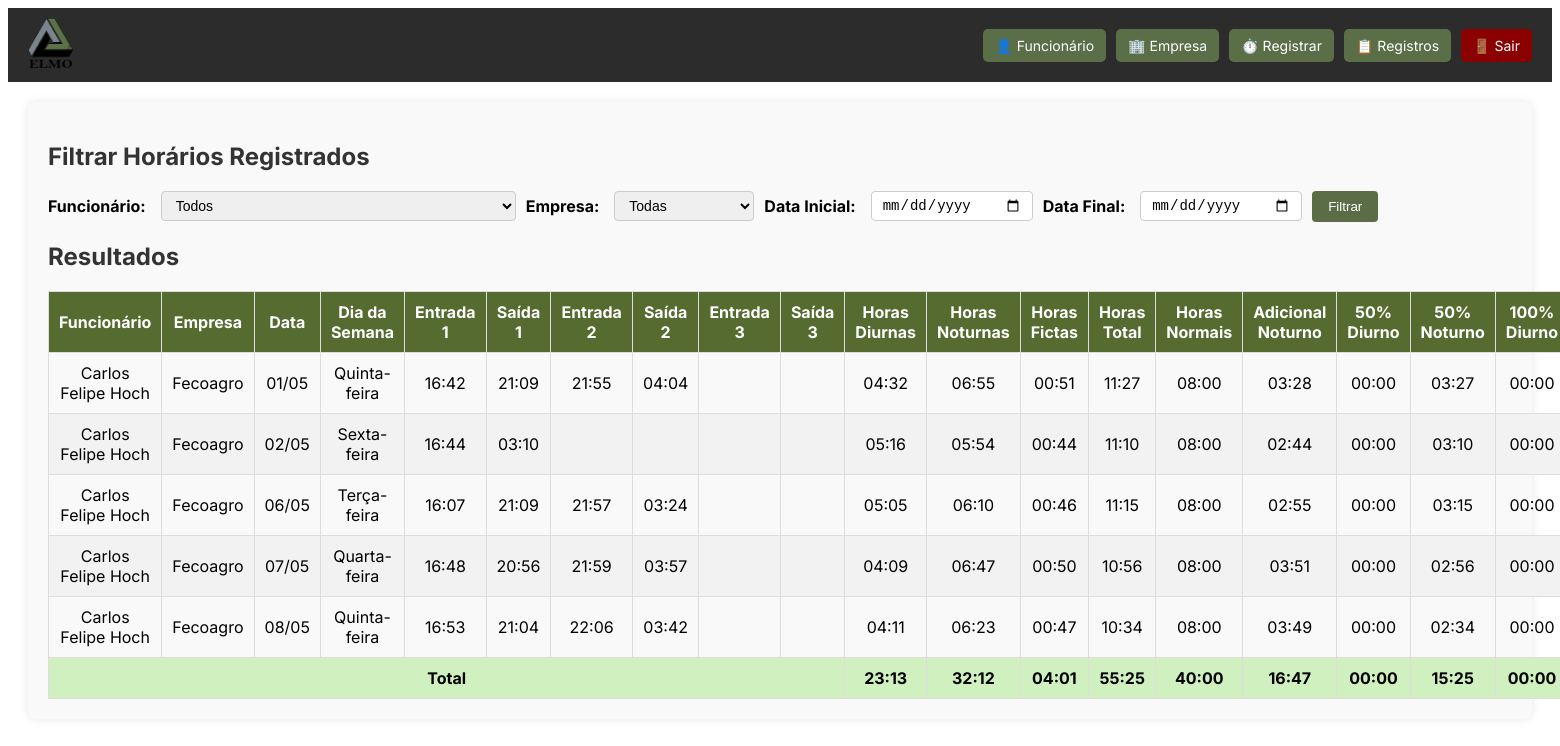
/lista-registros?funcionario_id=2 (signed in), run on the app's committed database.
### models.py (models this page shows)
class Ponto(db.Model):
    id = db.Column(db.Integer, primary_key=True)
    funcionario_id = db.Column(db.Integer, db.ForeignKey('funcionario.id'), nullable=False)
    empresa_id = db.Column(db.Integer, db.ForeignKey('empresa.id'), nullable=False)
    data = db.Column(db.String(10), nullable=False)
    entrada1 = db.Column(db.String(5))
    saida1 = db.Column(db.String(5))
    entrada2 = db.Column(db.String(5))
    saida2 = db.Column(db.String(5))
    entrada3 = db.Column(db.String(5))
    saida3 = db.Column(db.String(5))
    funcionario = db.relationship('Funcionario', backref=db.backref('pontos', lazy=True))
    empresa = db.relationship('Empresa', backref=db.backref('pontos', lazy=True))

class Funcionario(db.Model):
    id = db.Column(db.Integer, primary_key=True)
    nome = db.Column(db.String(100), nullable=False)
    cpf = db.Column(db.String(14), unique=True, nullable=True)

class Empresa(db.Model):
    id = db.Column(db.Integer, primary_key=True)
    nome = db.Column(db.String(100), nullable=False)
    vale_alimentacao = db.Column(db.Float, nullable=False)

### app.py (the view, shortened to what this page needs)
@app.route("/lista-registros", methods=["GET"])
def lista_registros():
    if not session.get("usuario_logado"):
        return redirect(url_for("login"))
    funcionarios = Funcionario.query.order_by(Funcionario.nome.asc()).all()
    empresas = Empresa.query.order_by(Empresa.nome.asc()).all()
    query = Ponto.query
    funcionario_id = request.args.get("funcionario_id")
    empresa_id = request.args.get("empresa_id")
    data_ini = request.args.get("data_ini")
    data_fim = request.args.get("data_fim")
    if funcionario_id:
        query = query.filter_by(funcionario_id=funcionario_id)
    if empresa_id:
        query = query.filter_by(empresa_id=empresa_id)
    if data_ini:
        query = query.filter(Ponto.data >= data_ini)
    if data_fim:
        query = query.filter(Ponto.data <= data_fim)
    pontos = []
    if funcionario_id or empresa_id or data_ini or data_fim:
        pontos = query.order_by(Ponto.data.asc()).all()
    INIDIA = time(5, 0)
    FIMDIA = time(22, 0)
    ININOT = time(22, 0)
    FIMNOT = time(5, 0)
    def to_time(valor):
        if isinstance(valor, str):
            return datetime.strptime(valor, "%H:%M").time()
        return valor
    for ponto in pontos:
        if isinstance(ponto.data, str):
            ponto.data_obj = datetime.strptime(ponto.data, "%Y-%m-%d")
        else:
            ponto.data_obj = ponto.data
        ponto.horas_diurnas_reais = timedelta()
        ponto.horas_noturnas_reais = timedelta()
        ponto.horas_fictas = timedelta()
        ponto.horas_adicional = timedelta()
        ponto.horas_adicional_ficta = timedelta()
        ponto.horas_diurnas = timedelta()
        ponto.horas_noturnas = timedelta()
        ponto.horas_total = timedelta()
        ponto.extra_50_diurno = timedelta()
        ponto.extra_50_noturno = timedelta()
        ponto.extra_50_noturno_reais = timedelta()
        ponto.extra_100_diurno = timedelta()
        ponto.extra_100_noturno = timedelta()
        ponto.horas_normais = timedelta(hours=8)
        if ponto.data_obj.weekday() == 5:
            ponto.horas_normais = timedelta(hours=4)
        turnos = [(ponto.entrada1, ponto.saida1), (ponto.entrada2, ponto.saida2), (ponto.entrada3, ponto.saida3)]
        minutos_marcados = []
        for entrada, saida in turnos:
            if entrada and saida:
                entrada = to_time(entrada)
                saida = to_time(saida)
                entrada_dt = datetime.combine(ponto.data_obj, entrada)
                saida_dt = datetime.combine(ponto.data_obj, saida)
                if saida < entrada:
                    saida_dt += timedelta(days=1)
                atual = entrada_dt
                while atual < saida_dt:
                    minutos_marcados.append(atual)
                    atual += timedelta(minutes=1)
        acumulado_domingo = timedelta()
        duracao_dentro_domingo = timedelta()
        for minuto in minutos_marcados:
            hora = minuto.time()
            tipo = "diurna"
            if hora >= ININOT or hora < FIMNOT:
                tipo = "noturna"
            if ponto.horas_normais > timedelta():
                ponto.horas_normais -= timedelta(minutes=1)
                if tipo == "diurna":
                    ponto.horas_diurnas += timedelta(minutes=1)
                    ponto.horas_diurnas_reais += timedelta(minutes=1)
                else:
                    ponto.horas_noturnas_reais += timedelta(minutes=1)
                    ponto.horas_adicional += timedelta(minutes=1)
            else:
                if tipo == "diurna":
                    ponto.extra_50_diurno += timedelta(minutes=1)
                    ponto.horas_diurnas_reais += timedelta(minutes=1)
                else:
                    ponto.extra_50_noturno_reais += timedelta(minutes=1)
                    ponto.horas_noturnas_reais += timedelta(minutes=1)
        if ponto.data_obj.weekday() < 5:
            ponto.horas_noturnas = ponto.horas_noturnas_reais * 1.142857
            ponto.horas_total = ponto.horas_diurnas_reais + ponto.horas_noturnas
            ponto.horas_fictas= ponto.horas_noturnas_reais * 0.142857
            carga_horaria_diaria = timedelta(hours=8)
            jornada_total = ponto.horas_diurnas_reais + ponto.horas_noturnas
            if jornada_total < carga_horaria_diaria:
                ponto.horas_normais = jornada_total
            else:
                ponto.horas_normais = carga_horaria_diaria
                ponto.extra_50_noturno = ( ponto.extra_50_noturno_reais * 1.142857 ) + ( ponto.horas_adicional * 0.142857 )
    total = {
            "horas_diurnas": timedelta(),
            "horas_noturnas": timedelta(),
            "horas_fictas": timedelta(),
            "horas_total": timedelta(),
            "horas_normais": timedelta(),
            "horas_adicional": timedelta(),
            "extra_50_diurno": timedelta(),
            "extra_50_noturno": timedelta(),
            "extra_100_diurno": timedelta(),
            "extra_100_noturno": timedelta(),
        }
    for ponto in pontos:
            total["horas_diurnas"] += ponto.horas_diurnas_reais
            total["horas_noturnas"] += ponto.horas_noturnas
            total["horas_fictas"] += ponto.horas_fictas
            total["horas_total"] += ponto.horas_total
            total["horas_normais"] += ponto.horas_normais
            total["horas_adicional"] += ponto.horas_adicional
            total["extra_50_diurno"] += ponto.extra_50_diurno
            total["extra_50_noturno"] += ponto.extra_50_noturno
            total["extra_100_diurno"] += ponto.extra_100_diurno
            total["extra_100_noturno"] += ponto.extra_100_noturno
    return render_template("lista_registros.html", pontos=pontos, funcionarios=funcionarios, empresas=empresas, total=total)

### app.py (called while the page is built)
@app.template_filter('horario_formatado')
def horario_formatado(value):
    if not value:
        return "00:00"
    total_minutes = int(value.total_seconds() // 60)
    horas = total_minutes // 60
    minutos = total_minutes % 60
    return f"{horas:02d}:{minutos:02d}"

@app.template_filter('formatar_dia_semana')
def formatar_dia_semana(data):
    return format_datetime(data, "EEEE", locale='pt_BR').capitalize()

### templates/lista_registros.html (shortened to what this page needs)
{% extends "base.html" %}
{% block content %}
<div class="box">
    <h2>Filtrar Horários Registrados</h2>
    <form method="GET" class="filter-lista-form">
        <label for="funcionario_id">Funcionário:</label>
        <select name="funcionario_id" id="funcionario_id">
            <option value="">Todos</option>
        </select>
        <label for="empresa_id">Empresa:</label>
        <select name="empresa_id" id="empresa_id">
            <option value="">Todas</option>
        </select>
        <label for="data_ini">Data Inicial:</label>
        <input type="date" name="data_ini" id="data_ini">
        <label for="data_fim">Data Final:</label>
        <input type="date" name="data_fim" id="data_fim">
        <button type="submit" class="btn-lista-filter">Filtrar</button>
    </form>
</div>
<div class="box">
    <h2>Resultados</h2>
    <div class="table-responsive">
        <table class="styled-table">
            <thead>
                <tr>
                    <th>Funcionário</th>
                    <th>Empresa</th>
                    <th>Data</th>
                    <th>Dia da Semana</th>
                    <th>Entrada 1</th><th>Saída 1</th>
                    <th>Entrada 2</th><th>Saída 2</th>
                    <th>Entrada 3</th><th>Saída 3</th>
                    <th>Horas Diurnas</th>
                    <th>Horas Noturnas</th>
                    <th>Horas Fictas</th>
                    <th>Horas Total</th>
                    <th>Horas Normais</th>
                    <th>Adicional Noturno</th>
                    <th>50% Diurno</th>
                    <th>50% Noturno</th>
                    <th>100% Diurno</th>
                </tr>
            </thead>
            <tbody>
                {% for p in pontos %}
                <tr class="{% if p.data_obj | formatar_dia_semana == 'Domingo' %}domingo{% endif %}">
                    <td>{{ p.funcionario.nome }}</td>
                    <td>{{ p.empresa.nome }}</td>
                    <td>{{ p.data_obj.strftime('%d/%m') }}</td>
                    <td>{{ p.data_obj | formatar_dia_semana }}</td>
                    <td>{{ p.entrada1 or '' }}</td><td>{{ p.saida1 or '' }}</td>
                    <td>{{ p.entrada2 or '' }}</td><td>{{ p.saida2 or '' }}</td>
                    <td>{{ p.entrada3 or '' }}</td><td>{{ p.saida3 or '' }}</td>
                    <td>{{ p.horas_diurnas_reais|horario_formatado }}</td>
                    <td>{{ p.horas_noturnas|horario_formatado }}</td>
                    <td>{{ p.horas_fictas|horario_formatado }}</td>
                    <td>{{ p.horas_total|horario_formatado }}</td>
                    <td>{{ p.horas_normais|horario_formatado }}</td>
                    <td>{{ p.horas_adicional|horario_formatado }}</td>
                    <td>{{ p.extra_50_diurno|horario_formatado }}</td>
                    <td>{{ p.extra_50_noturno|horario_formatado }}</td>
                    <td>{{ p.extra_100_diurno|horario_formatado }}</td>
                </tr>
                {% endfor %}
            </tbody>
            <tfoot>
                <tr class="total-row">
                    <td colspan="10">Total</td>
                    <td>{{ total.horas_diurnas|horario_formatado }}</td>
                    <td>{{ total.horas_noturnas|horario_formatado }}</td>
                    <td>{{ total.horas_fictas|horario_formatado }}</td>
                    <td>{{ total.horas_total|horario_formatado }}</td>
                    <td>{{ total.horas_normais|horario_formatado }}</td>
                    <td>{{ total.horas_adicional|horario_formatado }}</td>
                    <td>{{ total.extra_50_diurno|horario_formatado }}</td>
                    <td>{{ total.extra_50_noturno|horario_formatado }}</td>
                    <td>{{ total.extra_100_diurno|horario_formatado }}</td>
                </tr>
            </tfoot>
        </table>
    </div>
</div>
{% endblock %}

### static/style.css (style rules this page uses)
h2, h3 { color: #333; }
table { width: 100%; border-collapse: collapse; margin-top: 20px; }
table th, table td { border: 1px solid #ccc; padding: 8px; text-align: center; }
table th { background-color: #6a7751; color: white; }
table tr:nth-child(even) { background-color: #f5f5f5; }
h2 { margin-bottom: 20px; color: #333; }
form { display: flex; flex-wrap: wrap; gap: 10px; align-items: center; }
label { font-weight: bold; margin-right: 5px; }
input[type="date"], input[type="time"], select { padding: 6px 8px; border: 1px solid #ccc; border-radius: 5px; outline: none; }
.styled-table { width: 100%; border-collapse: collapse; margin-top: 10px; }
.styled-table th, .styled-table td { border: 1px solid #ddd; padding: 10px; text-align: center; }
.styled-table th { background-color: #556b2f; color: white; }
.styled-table tr:nth-child(even) { background-color: #f2f2f2; }
select, input[type="date"], input[type="time"] { padding: 6px 8px; border: 1px solid #ccc; border-radius: 5px; outline: none; min-width: 140px; }
.filter-lista-form { display: flex; flex-wrap: wrap; align-items: center; gap: 10px; margin-bottom: 20px; }
.filter-lista-form label { margin-right: 5px; font-weight: bold; }
.filter-lista-form select, .filter-lista-form input[type="date"] { padding: 5px 10px; font-size: 14px; border: 1px solid #ccc; border-radius: 4px; }
.btn-lista-filter { background-color: #5a6d46; color: white; border: none; padding: 8px 16px; border-radius: 4px; cursor: pointer; }
.total-row td { background-color: #d0f0c0; font-weight: bold; }
body { font-family: 'Inter', sans-serif; }

### data on the page
Ponto: funcionario.nome "Carlos Felipe Hoch", empresa.nome "Fecoagro", data_obj "01/05", data_obj "Quinta-feira", entrada1 "16:42", saida1 "21:09", entrada2 "21:55", saida2 "04:04", horas_diurnas_reais|horario_formatado "04:32", horas_noturnas|horario_formatado "06:55", horas_fictas|horario_formatado "00:51", horas_total|horario_formatado "11:27", horas_normais|horario_formatado "08:00", horas_adicional|horario_formatado "03:28", extra_50_diurno|horario_formatado "00:00", extra_50_noturno|horario_formatado "03:27", extra_100_diurno|horario_formatado "00:00"
Ponto: funcionario.nome "Carlos Felipe Hoch", empresa.nome "Fecoagro", data_obj "02/05", data_obj "Sexta-feira", entrada1 "16:44", saida1 "03:10", horas_diurnas_reais|horario_formatado "05:16", horas_noturnas|horario_formatado "05:54", horas_fictas|horario_formatado "00:44", horas_total|horario_formatado "11:10", horas_normais|horario_formatado "08:00", horas_adicional|horario_formatado "02:44", extra_50_diurno|horario_formatado "00:00", extra_50_noturno|horario_formatado "03:10", extra_100_diurno|horario_formatado "00:00"
Ponto: funcionario.nome "Carlos Felipe Hoch", empresa.nome "Fecoagro", data_obj "06/05", data_obj "Terça-feira", entrada1 "16:07", saida1 "21:09", entrada2 "21:57", saida2 "03:24", horas_diurnas_reais|horario_formatado "05:05", horas_noturnas|horario_formatado "06:10", horas_fictas|horario_formatado "00:46", horas_total|horario_formatado "11:15", horas_normais|horario_formatado "08:00", horas_adicional|horario_formatado "02:55", extra_50_diurno|horario_formatado "00:00", extra_50_noturno|horario_formatado "03:15", extra_100_diurno|horario_formatado "00:00"
Ponto: funcionario.nome "Carlos Felipe Hoch", empresa.nome "Fecoagro", data_obj "07/05", data_obj "Quarta-feira", entrada1 "16:48", saida1 "20:56", entrada2 "21:59", saida2 "03:57", horas_diurnas_reais|horario_formatado "04:09", horas_noturnas|horario_formatado "06:47", horas_fictas|horario_formatado "00:50", horas_total|horario_formatado "10:56", horas_normais|horario_formatado "08:00", horas_adicional|horario_formatado "03:51", extra_50_diurno|horario_formatado "00:00", extra_50_noturno|horario_formatado "02:56", extra_100_diurno|horario_formatado "00:00"
Ponto: funcionario.nome "Carlos Felipe Hoch", empresa.nome "Fecoagro", data_obj "08/05", data_obj "Quinta-feira", entrada1 "16:53", saida1 "21:04", entrada2 "22:06", saida2 "03:42", horas_diurnas_reais|horario_formatado "04:11", horas_noturnas|horario_formatado "06:23", horas_fictas|horario_formatado "00:47", horas_total|horario_formatado "10:34", horas_normais|horario_formatado "08:00", horas_adicional|horario_formatado "03:49", extra_50_diurno|horario_formatado "00:00", extra_50_noturno|horario_formatado "02:34", extra_100_diurno|horario_formatado "00:00"

### other printed values
{{ total.horas_diurnas|horario_formatado }} "23:13"
{{ total.horas_noturnas|horario_formatado }} "32:12"
{{ total.horas_fictas|horario_formatado }} "04:01"
{{ total.horas_total|horario_formatado }} "55:25"
{{ total.horas_normais|horario_formatado }} "40:00"
{{ total.horas_adicional|horario_formatado }} "16:47"
{{ total.extra_50_diurno|horario_formatado }} "00:00"
{{ total.extra_50_noturno|horario_formatado }} "15:25"
{{ total.extra_100_diurno|horario_formatado }} "00:00"
